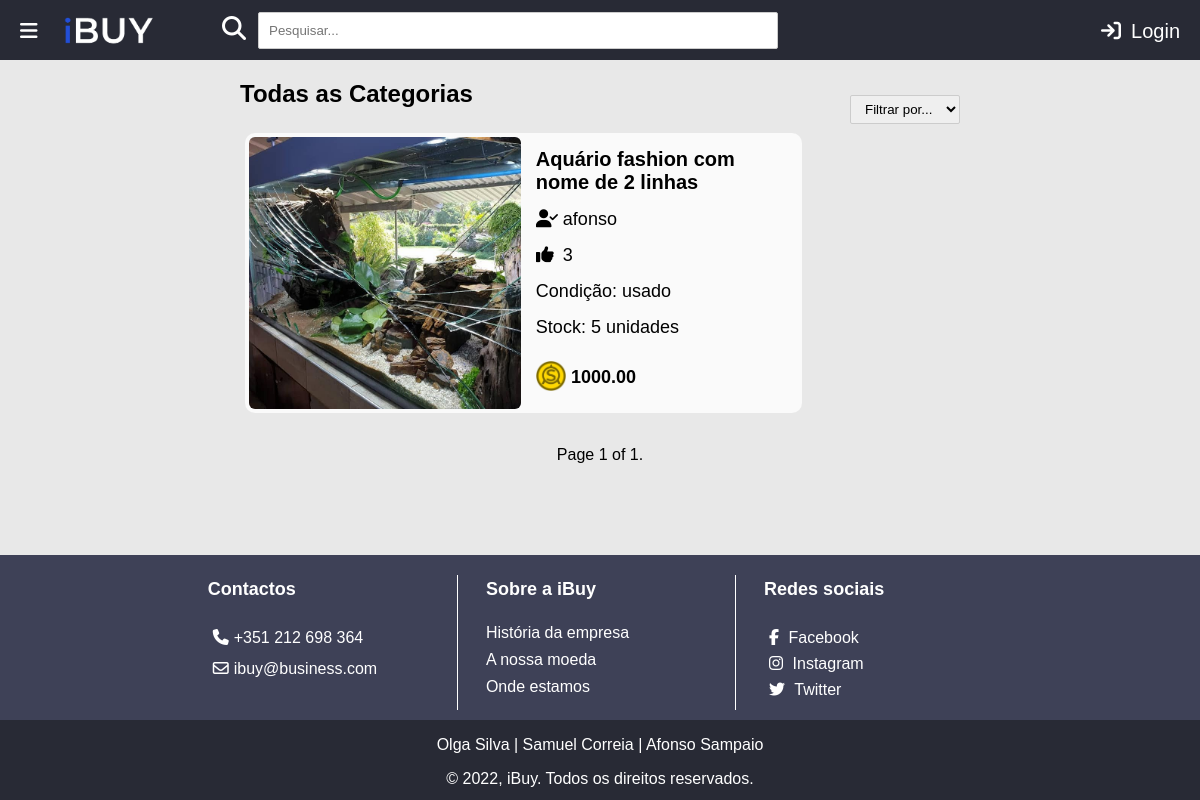
Before: /ibuy/ with the older database file.
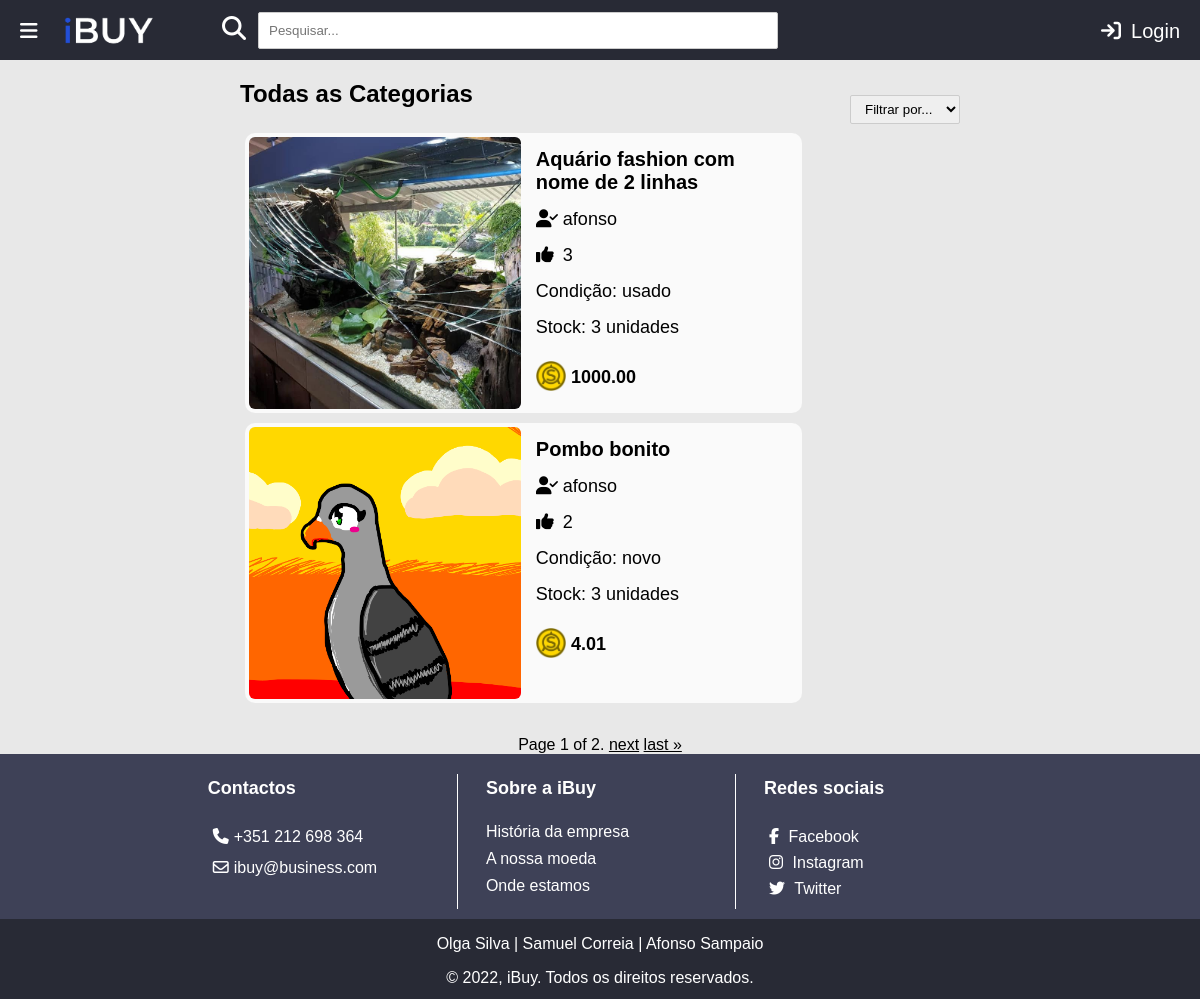
After: the same page with the newer database file.
### ibuy/models.py (models this page shows)
class Produto(models.Model):
    user = models.ForeignKey(User, on_delete=models.CASCADE, default="")
    likes = models.ManyToManyField(User, related_name='likes')
    nome = models.CharField(max_length=100)
    categoria = models.ForeignKey(Categoria, on_delete=models.CASCADE, default="", related_name="Categoria")
    quantidade = models.IntegerField(default=0)
    timestamp = models.DateTimeField(default=datetime.now, editable=False)
    descricao = models.TextField()  # mudar
    preco = models.DecimalField(
        max_digits=6,
        decimal_places=2,
        default=0.00,
    )
    imagem = models.CharField(max_length=100, default='produto.png')
    video_embed = models.CharField(max_length=1000, blank=True)
    NOVO = 'Novo'
    USADO = 'Usado'
    OPCOES_CONDICAO = (
        (NOVO, 'Novo'),
        (USADO, 'Usado'),
    )
    condicao = models.CharField(choices=OPCOES_CONDICAO, default=NOVO, max_length=100)
    def total_likes(self):
        return self.likes.count()

### ibuy/views.py (the view)
# urls.py: path('', views.index, name='index'),
def index(request):
    titulo = "Todas as Categorias"
    lista_produtos = Produto.objects.exclude(user_id=request.user.id)
    if request.method == 'GET':
        if request.GET.get('categoria', False) :
            categoria = request.GET['categoria']
            if categoria != "Tudo":
                titulo = "Categoria: " + categoria
                categoria_id = Categoria.objects.get(tipo = categoria).pk
                lista_produtos = Produto.objects.exclude(user_id=request.user.id).filter(categoria=categoria_id)
            else:
                titulo = "Todas as Categorias"
                lista_produtos = Produto.objects.exclude(user_id=request.user.id)
        elif request.GET.get('pesquisa', False):
            texto_pesquisa = request.GET['pesquisa']
            titulo = "Todos os resultados para: " + texto_pesquisa
            lista_produtos = Produto.objects.exclude(user_id=request.user.id).filter(nome__icontains=texto_pesquisa)
    lista_produtos = sorted(lista_produtos, key=lambda x: x.total_likes(), reverse=True)  # ordenar por likes
    lista_produtos = list(filter(lambda x: x.quantidade != 0, lista_produtos)) # remover produtos com 0 unidades
    if not lista_produtos:
        titulo = "Não existem produtos à venda"
    paginas = Paginator(lista_produtos, 2)
    page_number = request.GET.get('page')
    page_obj = paginas.get_page(page_number)
    context = {'lista_produtos': lista_produtos, 'titulo': titulo,
                   'page_obj':page_obj
                   }
    return render(request, 'ibuy/index.html', context)

### ibuy/templates/ibuy/index.html (shortened to what the changed rows need)
<!DOCTYPE html>
<html lang="en">
<head>
    {% load static %}
    <link rel="stylesheet" type="text/css" href="{% static 'ibuy/style.css' %}"/>
</head>
<body>
<section class="page-wrap">
    <section class="content-wrap">
        {% block content %}
        <h2>{{ titulo }}</h2>
        {% for produto in page_obj.object_list %}
            <section style="cursor: pointer;" class="object-wrap" onclick='location.href="produto/{{produto.id}}";' id="{{ produto.id }}">
                <section class="object-img">
                    <img src="{% static 'media/images/produto/' %}{{ produto.imagem }}" alt="Produto"
                             id="img-object">
                </section>
                <section class="object-details-wrap">
                    <section class="object-name">
                        <a href="{% url 'ibuy:produto' produto.id %}">
                            {{ produto.nome }}
                        </a>
                    </section>
                    <section class="object-username">
                        <a href="{% url 'ibuy:perfil' produto.user.id %}">
                            <i class="fa-solid fa-user-check"></i>{{ produto.user.username }}
                        </a>
                    </section>
                    <section class="object-detail-one"><i class="fa-solid fa-thumbs-up"></i>{{ produto.total_likes }}
                    </section>
                    <section class="object-detail-two">Condição: {{ produto.condicao }}
                    </section>
                    <section class="object-detail-three">Stock: {{ produto.quantidade }} unidade{{ produto.quantidade|pluralize }}
                    </section>
                    <section class="object-detail-four"><img src="{% static 'ibuy/images/coin.png' %}"
                                                             alt="Moeda do website" width="30" height="30">  {{ produto.preco }}
                    </section>
                </section>
            </section>
        {% endfor %}
        <br><br>
        <section class="pagination">
            <span class="step-links">
                <span class="current">
                    Page {{ page_obj.number }} of {{ page_obj.paginator.num_pages }}.
                </span>
                {% if page_obj.has_next %}
                    <a href="?page={{ page_obj.next_page_number }}">next</a>
                    <a href="?page={{ page_obj.paginator.num_pages }}">last &raquo;</a>
                {% endif %}
            </span>
        </section>
        {% endblock %}
    </section>
</section>
</body>
</html>

Changed rows visible on the page:
changed Produto "Aquário fashion com nome de 2 linhas": quantidade "5" → "3"
now on this page (row edited): Produto: imagem (picture), nome "Pombo bonito", user.username "afonso", total_likes "2", condicao "novo", quantidade "3", preco "4.01"
Other visible differences:
{{ page_obj.paginator.num_pages }}: "1" → "2"
text now shown: "next last »"
